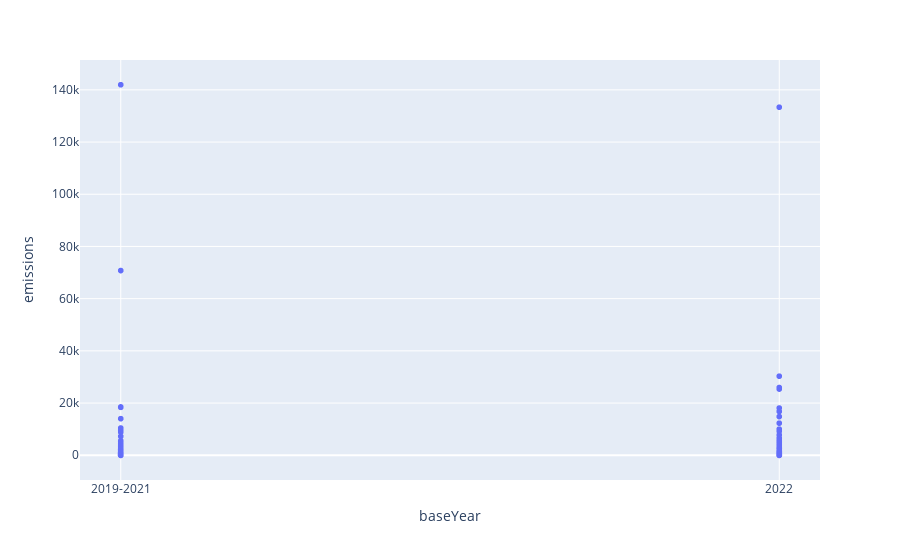

Notebook code for this chart:
### Markdown cell above
# Scatter plot

### Code cell
fig = px.scatter(df, x="baseYear",y="emissions")
fig.show()

### Figure 1 — Plotly figure (JSON) as saved in the notebook; plotly's stock layout.template omitted (floating-point values rounded to 4 significant figures; data arrays with more than 128 entries replaced by an {"elided": "..."} marker saying what was removed)
{"data": [{"hovertemplate": "baseYear=%{x}<br>emissions=%{y}<extra></extra>", "legendgroup": "", "marker": {"color": "#636efa", "symbol": "circle"}, "mode": "markers", "name": "", "showlegend": false, "type": "scattergl", "x": {"elided": "1548 str values"}, "xaxis": "x", "y": {"elided": "1548 float values"}, "yaxis": "y"}], "layout": {"legend": {"tracegroupgap": 0}, "margin": {"t": 60}, "xaxis": {"anchor": "y", "domain": [0, 1], "title": {"text": "baseYear"}}, "yaxis": {"anchor": "x", "domain": [0, 1], "title": {"text": "emissions"}}}}
